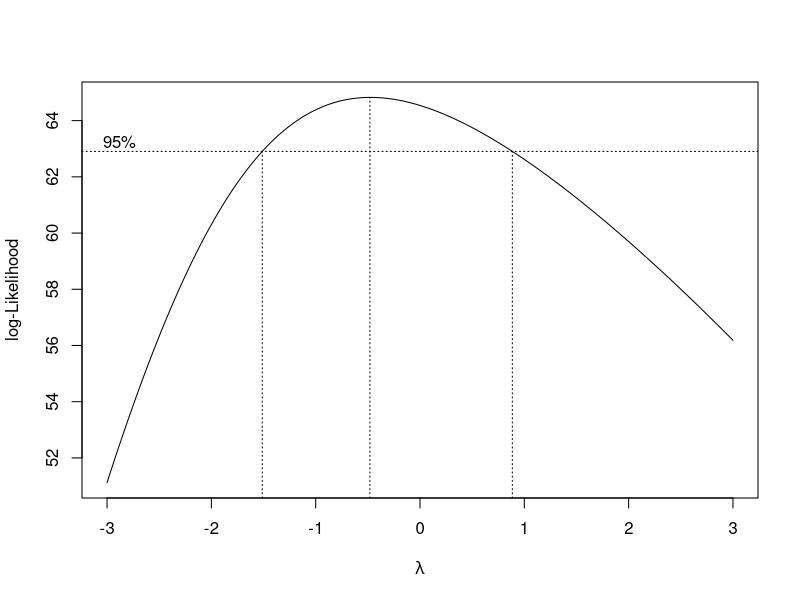

This chart was generated by the following R code: (Note: this script raises an error after producing the figure.)
rm(list = ls())
library(lme4)
library(MASS)
df <- read.csv('../QP_fit_data.csv', header = TRUE)
df <- df[!(df$SITE == 'Brookings' & df$YEAR == 2020), ]
dim(df)
head(df)
df$YEAR <- as.factor(df$YEAR)
df$SITE <- as.factor(df$SITE)
df$COVERCROP <- as.factor(df$COVERCROP)
str(df)


# fixed: cover crop; random: year:site
m0 <- lmer(plateau_val ~ COVERCROP + (1|YEAR:SITE),
           data = df)
summary(m0)
boxcox(plateau_val ~ COVERCROP + SITE*YEAR,
       data = df, lambda = seq(-3,3,0.01)) # Needs no transformation
car::Anova(m0, test = 'F')

m0_trans <- lmer(log(plateau_val) ~ COVERCROP + (1|YEAR:SITE),
                 data = df)
summary(m0_trans)
car::Anova(m0_trans, test = 'F')
fixef(m0_trans)

pair_wise <- matrix(c(0,1,0,
                      0,0,1,
                      0,1,-1), nrow = 3, byrow = TRUE)
rownames(pair_wise)<- c('NC - MC', 'SC - MC', 'NC - SC')

pair_wise_glht <- glht(m0_trans, linfct = pair_wise,
                       adjust = 'tukey')
summary(pair_wise_glht)

diff_effect <- matrix(c(1,0,0,
                        1,1,0,
                        1,0,1), nrow = 3, byrow = TRUE)
rownames(diff_effect)<- c('MC', 'NC', 'SC')
diff_effect_glht <- glht(m0_trans, linfct = diff_effect,
                         adjust = 'tukey')
summary(diff_effect_glht)

confint(diff_effect_glht, level = 0.67)
confint(diff_effect_glht, level = 0.95)

plot(log(plateau_val)~COVERCROP, data = df,
     main = 'Distribution of Optimal Yield across different covercrops',
     xlab = 'Covercrop', ylab = 'Optimal Yield (log-scale)',
     col = c('darkgreen', 'blue', 'orange'))


# fixed: cover crop + site; random: year
m1 <- lmer(plateau_val ~ COVERCROP + SITE + (1|YEAR),
           data = df)
summary(m1)
car::Anova(m1, test = 'F')
boxcox(plateau_val ~ COVERCROP + SITE + YEAR,
       data = df, lambda = seq(0,5,0.01)) # Needs cube transformation
m1_trans <-  lmer(plateau_val^3 ~ COVERCROP + SITE + (1|YEAR),
                  data = df)
summary(m1_trans)
car::Anova(m1_trans, test = 'F')
fixef(m1_trans)
